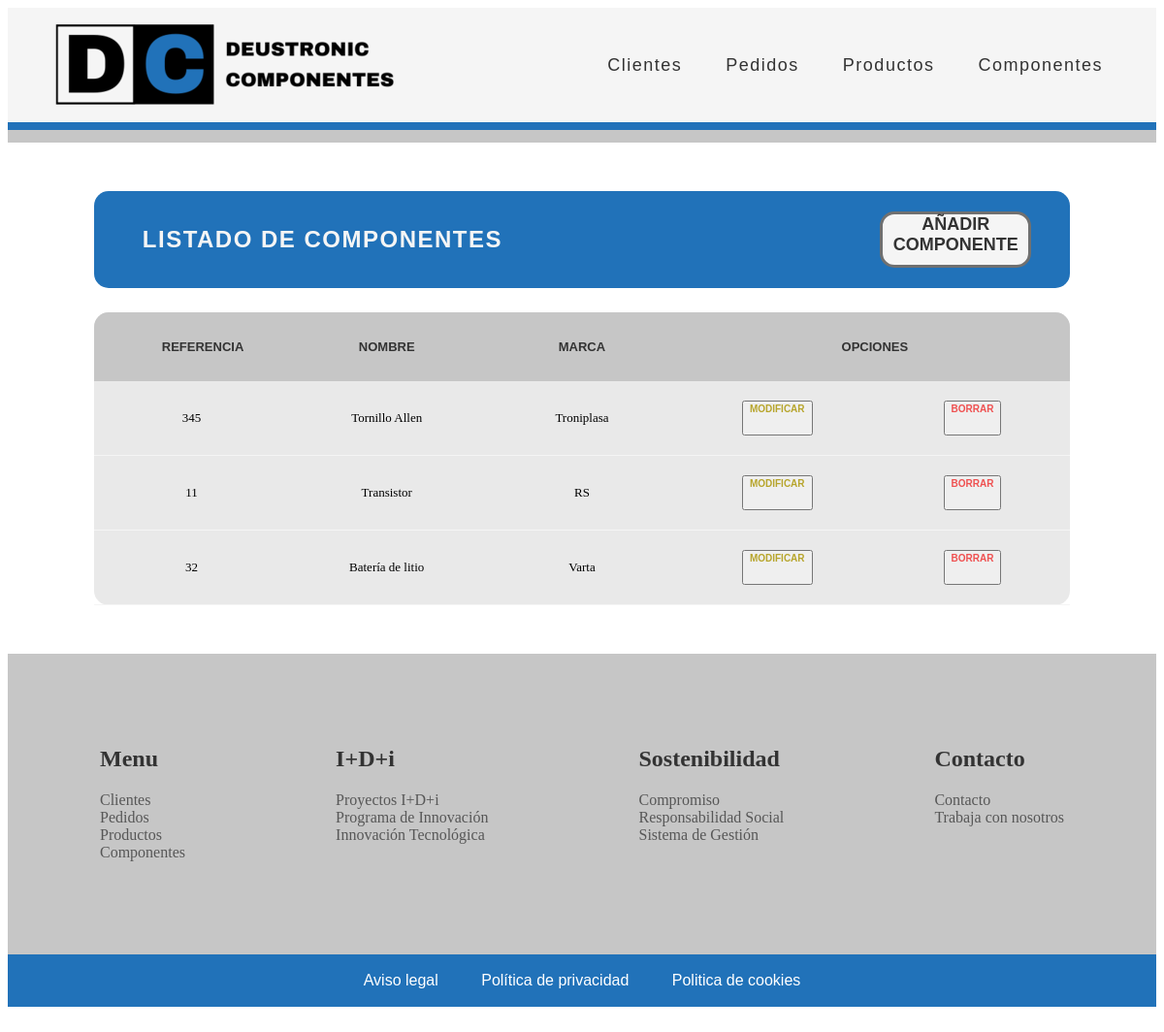
The app's page /appGestionPedidos/componente/list, older data.
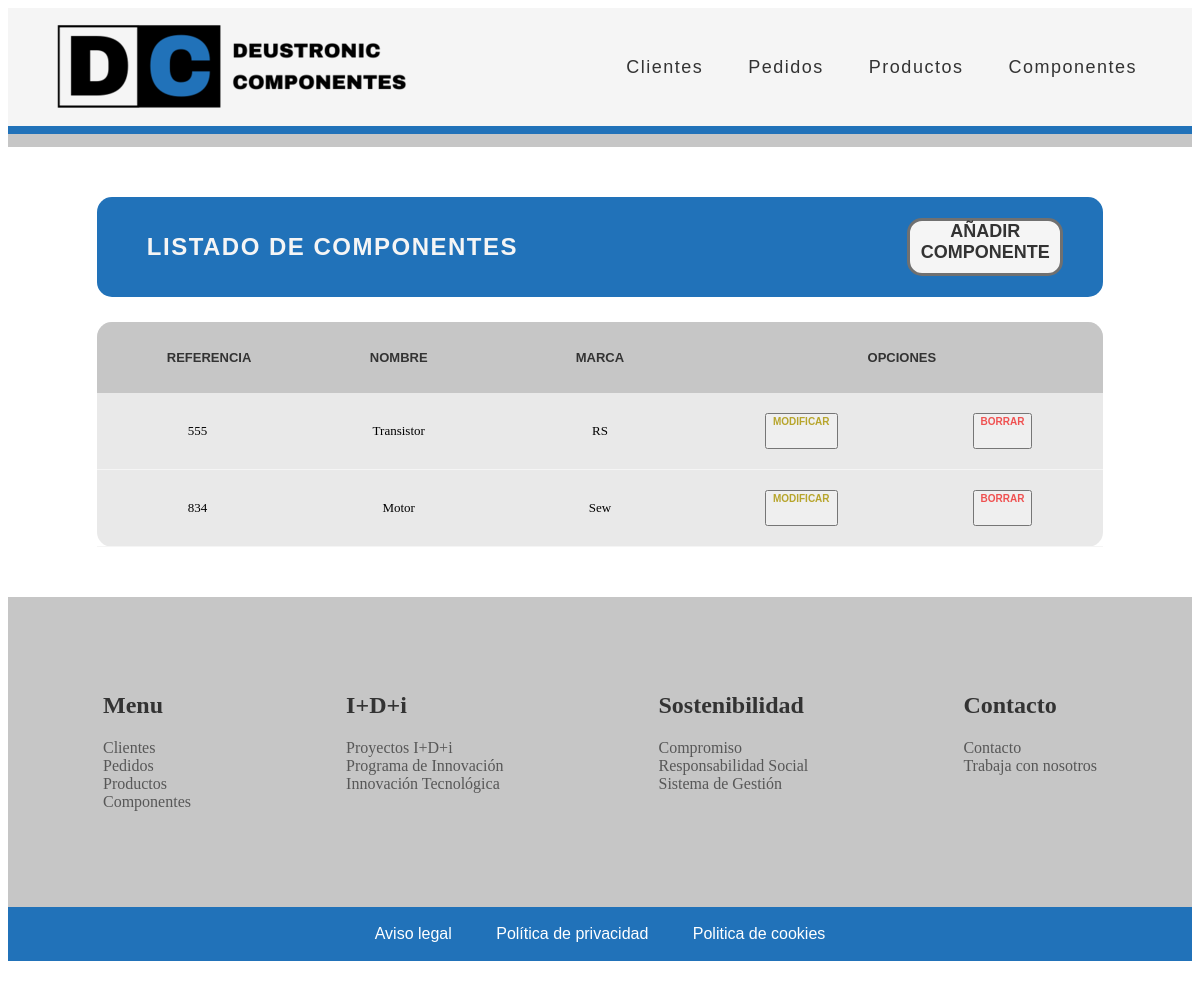
The same page, newer data.
### appGestionPedidos/models.py (models this page shows, shortened)
class Componente(models.Model):
    codigoReferencia = models.IntegerField(unique=True)
    nombreModelo = models.CharField(max_length=16)
    marca = models.CharField(max_length=16)

### appGestionPedidos/views.py (the view)
# urls.py: path('componente/list', views.ComponenteListView.as_view(), name='componente'),
class ComponenteListView(ListView):
    model = Componente

### appGestionPedidos/templates/appGestionPedidos/componente_list.html (shortened to what this page needs)
{% extends "base.html" %}
{% load static %}
{% block contenido %}
<div class="main_container">
    <div class="main_title_container">
        <div class="main_title">
            <h2>LISTADO DE COMPONENTES</h2>
        </div>
        <a href="/appGestionPedidos/componente/create" alt="crear_cliente">AÑADIR COMPONENTE</a>
    </div>
    <div class="main_table_container">
        {% if componente_list %}
        <table class="main_table">
            <thead>
                <tr>
                    <th>Referencia</th>
                    <th>Nombre</th>
                    <th>Marca</th>
                    <th class="main_table_esp_1" colspan="2">Opciones</th>
                </tr>
            </thead>
            {% for componente in componente_list %}
            <tbody class="main_table_contenido">
                <tr>
                    <td>{{ componente.codigoReferencia }}</td>
                    <td>{{ componente.nombreModelo }}</td>
                    <td>{{ componente.marca }}</td>
                    <td class="main_table_esp_modificar">
                        <button><a href="/appGestionPedidos/modificar-componente/{{ componente.id }}">MODIFICAR</a></button>
                    </td>
                    <td class="main_table_esp_borrar">
                        <button><a href="/appGestionPedidos/eliminar-componente/{{ componente.id }}">BORRAR</a></button>
                    </td>
                </tr>
            </tbody>
            {% endfor %}
        </table>
        {% else %}
        <p>No hay componentes creados.</p>
        {% endif %}
    </div>
</div>
{% endblock %}

Row changes from the older to the newer data that the page shows:
removed Componente: codigoReferencia "345", nombreModelo "Tornillo Allen", marca "Troniplasa"
removed Componente: codigoReferencia "11", nombreModelo "Transistor", marca "RS"
removed Componente: codigoReferencia "32", nombreModelo "Batería de litio", marca "Varta"
added Componente: codigoReferencia "555", nombreModelo "Transistor", marca "RS"
added Componente: codigoReferencia "834", nombreModelo "Motor", marca "Sew"
